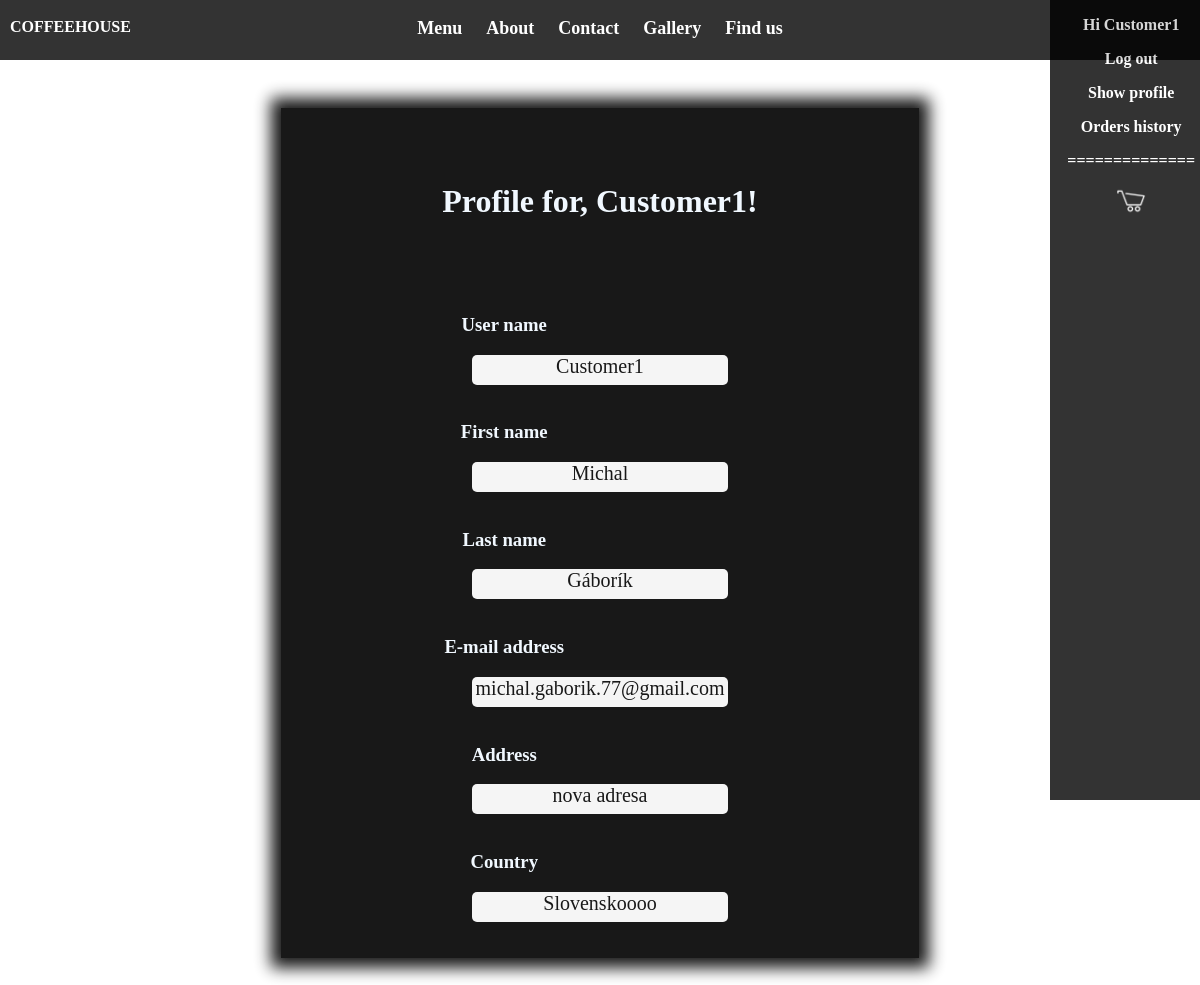
Screenshot of /users/ (signed in) with the database file from the repository.
### coffehouse/users/models.py (models this page shows, shortened)
class BaseUser(AbstractUser):
    is_owner = models.BooleanField(default=False)
    is_service = models.BooleanField(default=False)
    is_customer = models.BooleanField(default=False)

class Customer(models.Model):
    user = models.OneToOneField(BaseUser, on_delete=models.CASCADE, primary_key=True)
    address = models.CharField(max_length=100)
    country = models.CharField(max_length=40, default=" ")

### coffehouse/users/views.py (the view)
def show_profile(request):
    user = request.user
    customer = Customer.objects.get(user=user)
    return render(request, 'users/profile.html', {'base_user': user,'customer': customer})

### coffehouse/templates/users/profile.html (shortened to what this page needs)
{% extends 'base.html' %}
{% block extra_head %}
    {% load staticfiles %}
    <link rel="stylesheet" type="text/css" href="{% static "css/users/profile_style.css" %}">
{% endblock extra_head %}
{% block content %}
    <div class="content">
        <h1> Profile for, {{ user.username }}! </h1>
        <br> <br> <br>
        <h3>User name</h3>
        <div class="field">
            {{ base_user.username }}
        </div>
        <br>
        <h3>First name</h3>
        <div class="field">
            {{ base_user.first_name }}
        </div>
        <br>
        <h3>Last name</h3>
        <div class="field">
            {{ base_user.last_name }}
        </div>
        <br>
        <h3>E-mail address</h3>
        <div class="field">
            {{ base_user.email }}
        </div>
        <br>
        <h3>Address</h3>
        <div class="field">
            {{ customer.address }}
        </div>
        <br>
        <h3>Country</h3>
        <div class="field">
            {{ customer.country }}
        </div>
        <br> <br>
    </div>
{% endblock content %}

### coffehouse/templates/base.html (shortened to what this page needs)
{% load static %}
<!DOCTYPE html>
<html lang="en">
<head>
    <link rel="stylesheet" type="text/css" href="{% static "css/base_style.css" %}">
    {% block extra_head %} {% endblock extra_head %}
</head>
<body>
    <div class="menu">
        <ul>
            <li>
                <p> <a href="{% url 'menu:index' %}"> Menu </a></p>
            </li>
            <li> <p>About</p> </li>
            <li> <p>Contact</p> </li>
            <li> <p>Gallery</p> </li>
            <li>
                <p> <a href="{% url 'about:find_us' %}">Find us </a></p>
            </li>
        </ul>
    </div>
    <div class="right_panel">
        <div class="login">
            {% if user.is_authenticated %}
                <p>Hi {{ user.username }}
                <p><a href="{% url 'users:logout' %}">Log out</a></p>
                {% if user.is_customer %}
                    <p><a href="{% url 'users:show_profile' %}"> Show profile</a></p>
                    <p><a href="{% url 'orders:orders_history' %}"> Orders history  </a></p>
                {% endif %}
            {% else %}
                <p> <a href="{% url 'users:login' %}"> LOG IN </a></p>
                <p> <a href="{% url 'users:test_register' %}"> REGISTER </a></p>
            {% endif %}
        <p>==============</p>
            {% if user.is_customer %}
                <a href="{% url "orders:show_chart" %}"> <img src="{% static "images/cart.png" %}" class="shop_cart"/> </a>
            {% endif %}
        </div>
    </div>
    <div class="brand_name">
        <p> <a href="{% url 'home:homepage' %}"> COFFEEHOUSE </a></p>
    </div>
    {% block content %}
    {% endblock content%}
</body>
</html>

### static/css/base_style.css (style rules this page uses)
body { background: url("../images/after-business-hours-architecture-bar-34650.jpg") no-repeat; background-size: cover; -webkit-background-size: cover; -moz-background-size: cover; -o-background-size: cover; padding: 5%; text-align: center; }
html * { font-family: Anson, serif; }
.menu { position: fixed; left: 0; top: 0; width: 100%; background-color: black; color: white; font-weight: bold; text-align: center; opacity: 0.8; filter: alpha(opacity=80); height: 60px; }
.menu a:link { color: white; font-weight: bold; text-align: center; font-family: Anson, serif; text-decoration: none; }
.menu ul { list-style-type: none; margin: 0; padding: 0; color: white; }
.menu li { display: inline-table; cursor: pointer; font-family: Anson, serif; padding-left: 10px; padding-right: 10px; font-size: 18px; }
.brand_name { position: absolute; top: 2px; left: 10px; }
.brand_name p { color: white; cursor: pointer; font-weight: bold; font-family: Anson, serif; }
.brand_name a:link { color: white; font-weight: bold; text-align: center; font-family: Anson, serif; text-decoration: none; }
.login { position: absolute; top: 0; right: 5px; }
.login p { color: white; cursor: pointer; font-weight: bold; font-family: Anson, serif; }
.login a:link { color: white; font-weight: bold; text-align: center; font-family: Anson, serif; text-decoration: none; }
.content { color: aliceblue; display: block; background: black; padding-top: 5%; margin-left: auto; margin-right: auto; width: 60%; margin-top: 40px; opacity: 0.90; filter: alpha(opacity=90); box-shadow: 0 0 15px 10px black; }
.right_panel { position: fixed; top: 0; right: 0; height: 100vh; width: 150px; background: black; opacity: 0.80; }
.shop_cart { filter: invert(100%); width: 30px; }
a:link { color: white; font-weight: bold; text-align: center; font-family: Anson, serif; text-decoration: none; }

### static/css/users/profile_style.css (style rules this page uses)
.field { background-color: whitesmoke; horiz-align: center; vertical-align: center; color: black; height: 30px; margin-left: 30%; margin-right: 30%; font-size: 20px; border-radius: 5px; }
h3 { margin-right: 30%; }

### rows the page displays
BaseUser: username "Customer1", first_name "Michal", last_name "Gáborík", email "michal.gaborik.77@gmail.com"
Customer: address "nova adresa", country "Slovenskoooo"
